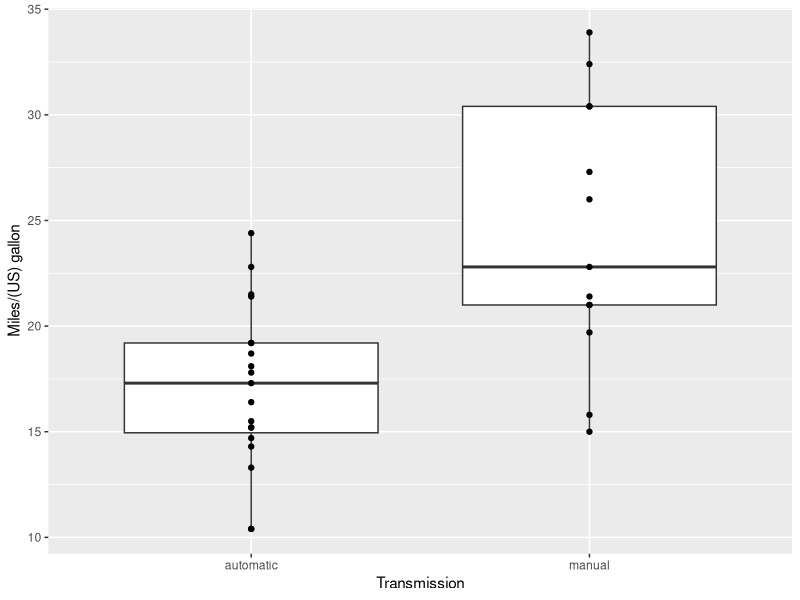
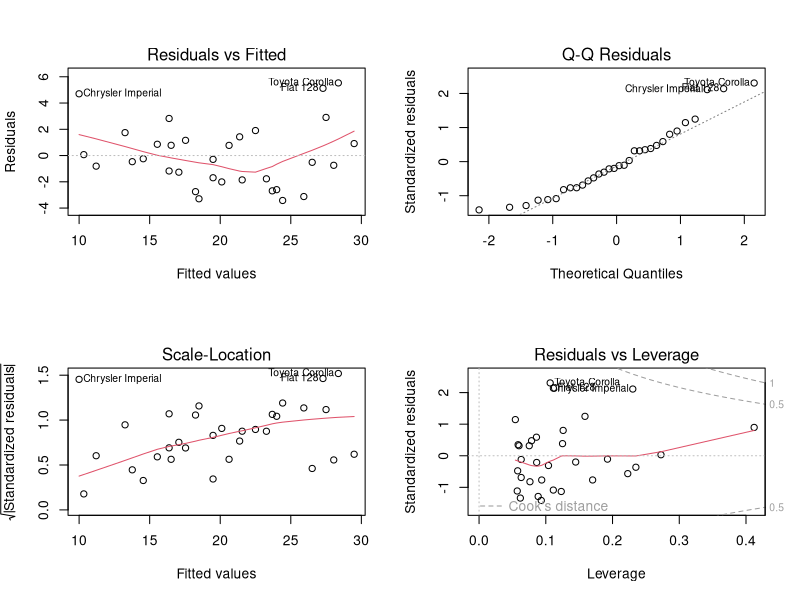

R code for these plots, in order:
## ---- chunk 1
library(tidyverse)
data("mtcars")
## ---- chunk 2
mtcars<- mutate(mtcars,  cyl=as.factor(cyl), vs=as.factor(vs), gear=as.factor(gear),
                am=factor(mtcars$am,labels = c("automatic","manual")), carb=as.factor(carb))
## ---- chunk 3
fit<-lm(mpg~am,mtcars)
summary(fit)$coefficients
summary(fit)$adj.r.squared
## ---- chunk 4
fit2<-lm(mpg~.,mtcars)
## ---- chunk 5
fit3<-lm(mpg~hp+wt+am,mtcars)
summary(fit3)$coefficients
summary(fit3)$adj.r.squared
## ---- chunk 6
str(mtcars)
## ---- chunk 7
ggplot(mtcars, aes(am, mpg))+geom_boxplot()+geom_point()+xlab("Transmission")+ylab("Miles/(US) gallon")
group_by(mtcars,am) %>% summarise(mean=mean(mpg), min=min(mpg), max = max(mpg), sd=sd(mpg))
## ---- chunk 8
fit2<-lm(mpg~.,mtcars)
summary(fit2)$coefficients
summary(fit2)$adj.r.squared
## ---- chunk 9
par(mfrow = c(2,2))
plot(fit3)
